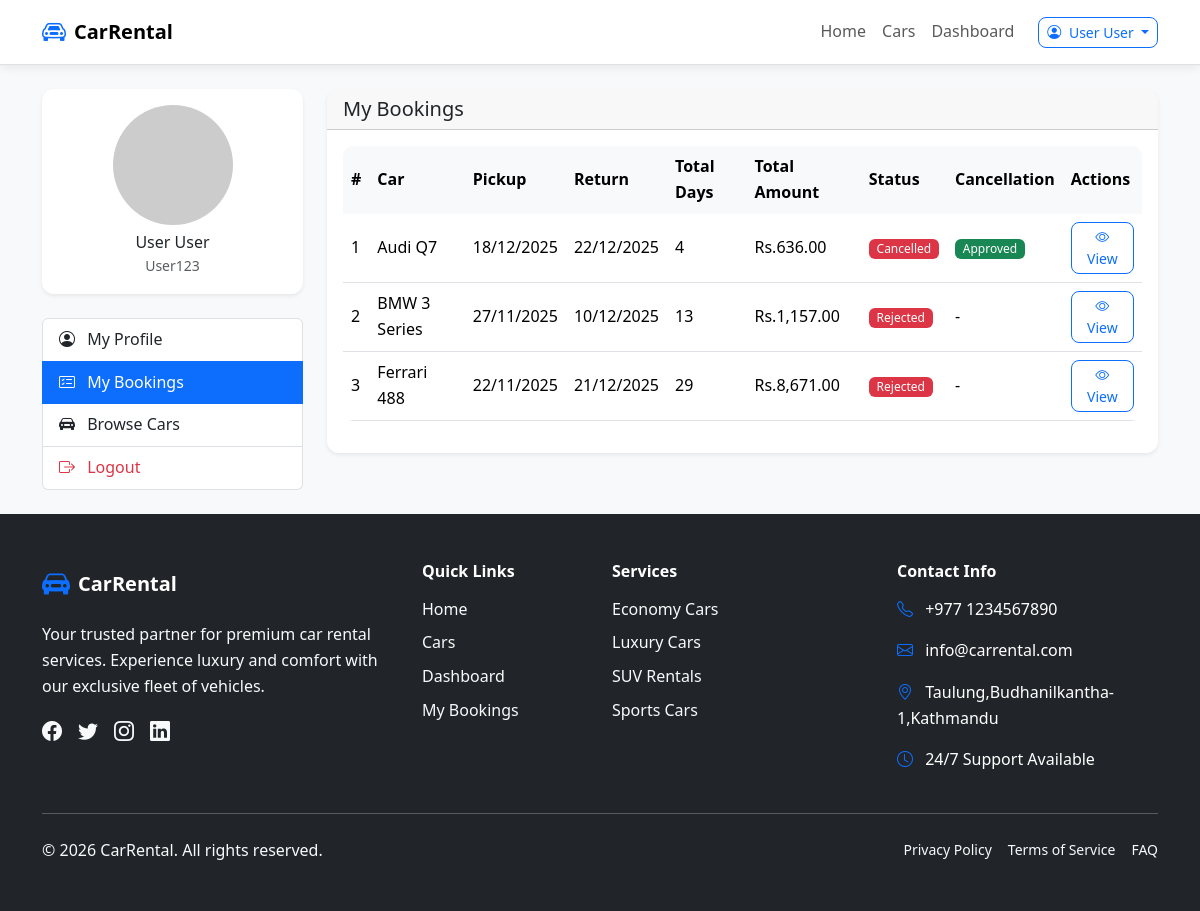
/my-booking.php (signed in), run on the app's committed database.
### tables this page shows
CREATE TABLE `users` (
  `id` int(11) NOT NULL,
  `username` varchar(50) NOT NULL,
  `email` varchar(100) NOT NULL,
  `password_hash` varchar(255) NOT NULL,
  `first_name` varchar(50) NOT NULL,
  `last_name` varchar(50) NOT NULL,
  `profile_image` varchar(255) DEFAULT NULL,
  `phone` varchar(20) DEFAULT NULL,
  `address` text DEFAULT NULL,
  `role` enum('user','admin') DEFAULT 'user',
  `status` enum('active','inactive','suspended') DEFAULT 'active',
  `created_at` timestamp NOT NULL DEFAULT current_timestamp(),
  `updated_at` timestamp NOT NULL DEFAULT current_timestamp() ON UPDATE current_timestamp(),
  `license_number` varchar(50) DEFAULT NULL,
  `license_image` varchar(255) DEFAULT NULL
);

CREATE TABLE `bookings` (
  `id` int(11) NOT NULL,
  `user_id` int(11) NOT NULL,
  `car_id` int(11) NOT NULL,
  `pickup_date` date NOT NULL,
  `return_date` date NOT NULL,
  `pickup_location` varchar(100) NOT NULL,
  `return_location` varchar(100) NOT NULL,
  `total_days` int(11) NOT NULL,
  `daily_rate` decimal(10,2) NOT NULL,
  `total_amount` decimal(10,2) NOT NULL,
  `status` enum('pending','approved','rejected','active','completed','cancelled') DEFAULT 'pending',
  `admin_notes` text DEFAULT NULL,
  `user_notes` text DEFAULT NULL,
  `created_at` timestamp NOT NULL DEFAULT current_timestamp(),
  `updated_at` timestamp NOT NULL DEFAULT current_timestamp() ON UPDATE current_timestamp(),
  `cancel_reason` text DEFAULT NULL,
  `canceled_at` datetime DEFAULT NULL
);

CREATE TABLE `cars` (
  `id` int(11) NOT NULL,
  `brand` varchar(50) NOT NULL,
  `model` varchar(50) NOT NULL,
  `year` int(11) NOT NULL,
  `color` varchar(30) DEFAULT NULL,
  `license_plate` varchar(20) NOT NULL,
  `chassis_number` varchar(17) DEFAULT NULL,
  `mileage` int(11) DEFAULT 0,
  `fuel_type` enum('petrol','diesel','hybrid','electric') NOT NULL,
  `transmission` enum('manual','automatic') NOT NULL,
  `seats` int(11) NOT NULL,
  `doors` int(11) NOT NULL,
  `category` enum('economy','compact','mid-size','full-size','luxury','suv','sports') NOT NULL,
  `daily_rate` decimal(10,2) NOT NULL,
  `description` text DEFAULT NULL,
  `features` longtext DEFAULT NULL CHECK (json_valid(`features`)),
  `images` longtext DEFAULT NULL CHECK (json_valid(`images`)),
  `status` enum('available','rented','maintenance','unavailable') DEFAULT 'available',
  `created_at` timestamp NOT NULL DEFAULT current_timestamp(),
  `updated_at` timestamp NOT NULL DEFAULT current_timestamp() ON UPDATE current_timestamp()
);

CREATE TABLE `booking_cancellations` (
  `id` int(11) NOT NULL,
  `booking_id` int(11) NOT NULL,
  `user_id` int(11) NOT NULL,
  `cancel_reason` text NOT NULL,
  `status` enum('pending','approved','rejected') DEFAULT 'pending',
  `requested_at` datetime DEFAULT current_timestamp(),
  `decided_at` datetime DEFAULT NULL,
  `admin_note` text DEFAULT NULL
);

### public/url.php (called while the page is built, shortened)
<?php
if (!function_exists('base_url')) {
    function base_url(string $path = ''): string {
        $https = (!empty($_SERVER['HTTPS']) && $_SERVER['HTTPS'] !== 'off')
                 || (isset($_SERVER['SERVER_PORT']) && (int)$_SERVER['SERVER_PORT'] === 443);
        $scheme = $https ? 'https' : 'http';
        $host = $_SERVER['HTTP_HOST'] ?? $_SERVER['SERVER_NAME'] ?? 'localhost';
        $base = $scheme . '://' . $host . '/Car-rental-php/public/';
        $path = ltrim($path, '/');
        return $base . $path;
    }
}
function asset_url(string $path = ''): string {
    return base_url('assets/' . ltrim($path, '/'));
}
?>

### config/auth.php (called while the page is built, shortened)
<?php
require_once __DIR__ . '/../config/database.php';
function is_logged_in() {
    return isset($_SESSION['user_id']) && !empty($_SESSION['user_id']);
}
function get_current_user_data() {
    return db_fetch("SELECT * FROM users WHERE id = ?", [$_SESSION['user_id']]);
}
?>

### config/database.php (called while the page is built, shortened)
<?php
try {
    $dsn = "mysql:host=" . DB_HOST . ";dbname=" . DB_NAME . ";charset=" . DB_CHARSET;
    $pdo = new PDO($dsn, DB_USER, DB_PASS, [
        PDO::ATTR_ERRMODE => PDO::ERRMODE_EXCEPTION,
        PDO::ATTR_DEFAULT_FETCH_MODE => PDO::FETCH_ASSOC,
        PDO::ATTR_EMULATE_PREPARES => false,
    ]);
} catch (PDOException $e) {
    die("Database connection failed: " . $e->getMessage());
}
function db_query($sql, $params = []) {
    global $pdo;
    try {
        $stmt = $pdo->prepare($sql);
        $stmt->execute($params);
        return $stmt;
    } catch (PDOException $e) {
        error_log("Database query error: " . $e->getMessage());
        return false;
    }
}
function db_fetch($sql, $params = []) {
    $stmt = db_query($sql, $params);
    return $stmt ? $stmt->fetch() : false;
}
function db_fetch_all($sql, $params = []) {
    $stmt = db_query($sql, $params);
    return $stmt ? $stmt->fetchAll() : [];
}
?>

### public/my-booking.php (the view, shortened to what this page needs)
<?php
require_once __DIR__ . '/../config/auth.php';
require_once __DIR__ . '/url.php';
$current_user = get_current_user_data();
$bookings = db_fetch_all("
    SELECT b.*, c.brand, c.model, c.daily_rate,
           bc.status AS cancel_status
    FROM bookings b
    JOIN cars c ON b.car_id = c.id
    LEFT JOIN booking_cancellations bc
           ON bc.booking_id = b.id AND bc.user_id = ?
    WHERE b.user_id = ?
    ORDER BY b.pickup_date DESC
", [$current_user['id'], $current_user['id']]);
function booking_status_badge($status) {
    return match ($status) {
        'pending' => 'secondary',
        'approved' => 'primary',
        'active' => 'warning',
        'completed' => 'success',
        'cancelled' => 'danger',
        'rejected' => 'danger',
        default => 'secondary',
    };
}
?>
<!DOCTYPE html>
<html lang="en">
<head>
<link href="https://cdn.jsdelivr.net/npm/bootstrap@5.3.2/dist/css/bootstrap.min.css" rel="stylesheet">
<link rel="stylesheet" href="https://cdn.jsdelivr.net/npm/bootstrap-icons@1.11.2/font/bootstrap-icons.css">
<link rel="stylesheet" href="<?= asset_url('css/styles.css') ?>">
<link rel="stylesheet" href="<?= asset_url('css/theme.css') ?>">
</head>
<body>
<?php include '../public/navbar.php'; ?>
<main class="py-4">
<div class="container">
    <div class="row g-4">
        <div class="col-lg-3">
            <div class="card shadow-sm mb-4 text-center">
                <div class="card-body">
                    <img src="<?= htmlspecialchars($current_user['profile_image'] ?? 'https://via.placeholder.com/120') ?>"
                         class="rounded-circle mb-2" width="120" height="120" alt="Profile Image">
                    <h6 class="mb-0"><?= htmlspecialchars(($current_user['first_name'] ?? '') . ' ' . ($current_user['last_name'] ?? '')) ?></h6>
                    <small class="text-muted"><?= htmlspecialchars($current_user['username'] ?? '') ?></small>
                </div>
            </div>
            <div class="list-group">
                <a href="<?= base_url('profile.php') ?>" class="list-group-item list-group-item-action">
                    <i class="bi bi-person-circle me-2"></i> My Profile
                </a>
                <a href="<?= base_url('my-booking.php') ?>" class="list-group-item list-group-item-action active">
                    <i class="bi bi-card-checklist me-2"></i> My Bookings
                </a>
                <a href="<?= base_url('cars.php') ?>" class="list-group-item list-group-item-action">
                    <i class="bi bi-car-front-fill me-2"></i> Browse Cars
                </a>
                <a href="<?= base_url('logout.php') ?>" class="list-group-item list-group-item-action text-danger">
                    <i class="bi bi-box-arrow-right me-2"></i> Logout
                </a>
            </div>
        </div>
        <div class="col-lg-9">
            <div class="card shadow-sm">
                <div class="card-header">
                    <h5 class="mb-0">My Bookings</h5>
                </div>
                <div class="card-body">
                    <?php if (empty($bookings)): ?>
                        <p class="text-muted">You have no bookings yet. <a href="<?= base_url('cars.php') ?>">Book a car now</a>.</p>
                    <?php else: ?>
                        <div class="table-responsive">
                            <table class="table align-middle">
                                <thead>
                                    <tr>
                                        <th>#</th>
                                        <th>Car</th>
                                        <th>Pickup</th>
                                        <th>Return</th>
                                        <th>Total Days</th>
                                        <th>Total Amount</th>
                                        <th>Status</th>
                                        <th>Cancellation</th>
                                        <th>Actions</th>
                                    </tr>
                                </thead>
                                <tbody>
                                    <?php foreach ($bookings as $i => $b): ?>
                                        <tr>
                                            <td><?= $i + 1 ?></td>
                                            <td><?= htmlspecialchars($b['brand'] . ' ' . $b['model']) ?></td>
                                            <td><?= date('d/m/Y', strtotime($b['pickup_date'])) ?></td>
                                            <td><?= date('d/m/Y', strtotime($b['return_date'])) ?></td>
                                            <td><?= intval($b['total_days']) ?></td>
                                            <td>Rs.<?= number_format($b['total_amount'], 2) ?></td>
                                            <td>
                                                <span class="badge bg-<?= booking_status_badge($b['status']) ?>">
                                                    <?= ucfirst($b['status']) ?>
                                                </span>
                                            </td>
                                            <td>
                                                <?php if ($b['cancel_status']): ?>
                                                    <span class="badge bg-<?= $b['cancel_status'] === 'approved' ? 'success' : ($b['cancel_status'] === 'rejected' ? 'danger' : 'info') ?>">
                                                        <?= ucfirst($b['cancel_status']) ?>
                                                    </span>
                                                <?php else: ?>
                                                    -
                                                <?php endif; ?>
                                            </td>
                                            <td>
                                                <a href="<?= base_url('booking-details.php?id=' . $b['id']) ?>" class="btn btn-sm btn-outline-primary">
                                                    <i class="bi bi-eye"></i> View
                                                </a>
                                            </td>
                                        </tr>
                                    <?php endforeach; ?>
                                </tbody>
                            </table>
                        </div>
                    <?php endif; ?>
                </div>
            </div>
        </div>
    </div>
</div>
</main>
<?php include '../public/footer.php'; ?>
</body>
</html>

### data on the page
users: first_name+last_name "User User", username "User123"
bookings: car.model "Audi Q7", pickup_date "18/12/2025", return_date "22/12/2025", total_days "4", total_amount "636.00", status "Cancelled", booking_cancellations.status "Approved"
bookings: car.model "BMW 3 Series", pickup_date "27/11/2025", return_date "10/12/2025", total_days "13", total_amount "1,157.00", status "Rejected"
bookings: car.model "Ferrari 488", pickup_date "22/11/2025", return_date "21/12/2025", total_days "29", total_amount "8,671.00", status "Rejected"

### other printed values
$_SESSION['user_name'] "User User"
